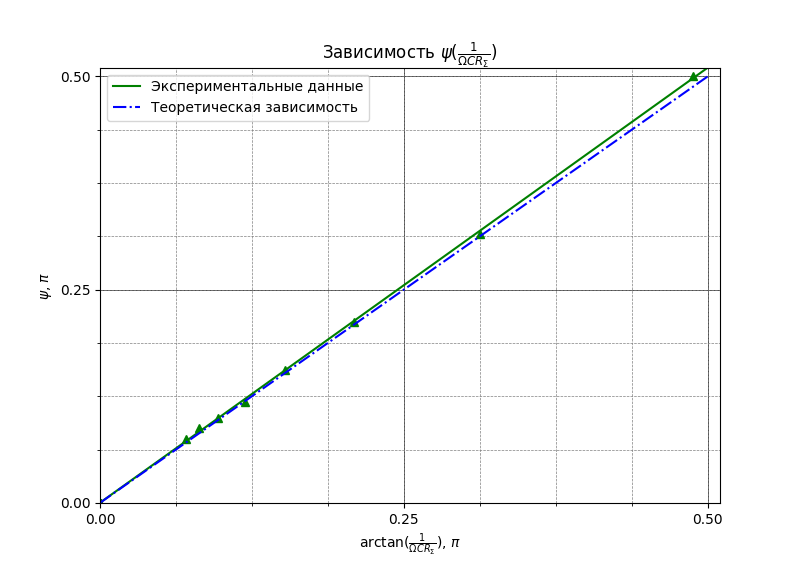

The Python source for this figure:
import matplotlib.pyplot as plt
import numpy as np
from matplotlib.ticker import MultipleLocator
from scipy import stats


def open_file(path):
    input = open(path, 'r', encoding='utf-8')
    lines = input.readlines()
    lines_ = []
    for i in range(len(lines)):
        if lines[i] != '\n':
            lines_.append(lines[i])
    lines = lines_
    for i in range(len(lines)):
        lines[i] = [float(x) for x in lines[i].split()]
    return lines

ar = open_file("RC_input.txt")

x = [];
xErr = [];
y = [];
yErr = [];

for i in range(len(ar)):
    x.append(ar[i][0]/np.pi)
    xErr.append(ar[i][1])
    y.append(ar[i][2]/np.pi)
    yErr.append(ar[i][3])

xminorLocator = MultipleLocator(0.125/2)
yminorLocator = MultipleLocator(0.125/2)

xmajorLocator = MultipleLocator(0.25)
ymajorLocator = MultipleLocator(0.25)

ax = plt.subplot()

plt.plot(x, y, 'g^')
plt.grid(which='major', ls='-', lw=0.5, c='k')
plt.grid(which='minor', ls='--', lw=0.5, c='grey')
#plt.errorbar(x, y, xerr=xErr, yerr=yErr, ecolor='k', capsize=3, elinewidth=1, fmt=' ')

ex_slope = np.linspace(0, 0.5, 500)
slope, intercept, r_value, p_value, std_err = stats.linregress(x, y)
print("slope = ", slope, "intercept = ", intercept, '\n')
plt.plot(ex_slope, ex_slope * slope + intercept, 'g-', label=u"Экспериментальные данные")

plt.plot(ex_slope, ex_slope, "b-.", label=u"Теоретическая зависимость")

ax.xaxis.set_minor_locator(xminorLocator)
ax.yaxis.set_minor_locator(yminorLocator)

ax.xaxis.set_major_locator(xmajorLocator)
ax.yaxis.set_major_locator(ymajorLocator)

plt.xlim(0, 0.51)
plt.ylim(0, 0.51)

plt.title(u"Зависимость "+r"$\mathit{\psi}(\frac{1}{\Omega CR_\Sigma})$")
plt.xlabel(r"$\arctan(\frac{1}{\Omega CR_\Sigma})$, $\pi$")
plt.ylabel(r"$\psi$, $\pi$")
plt.legend(loc="best")

plt.show()
